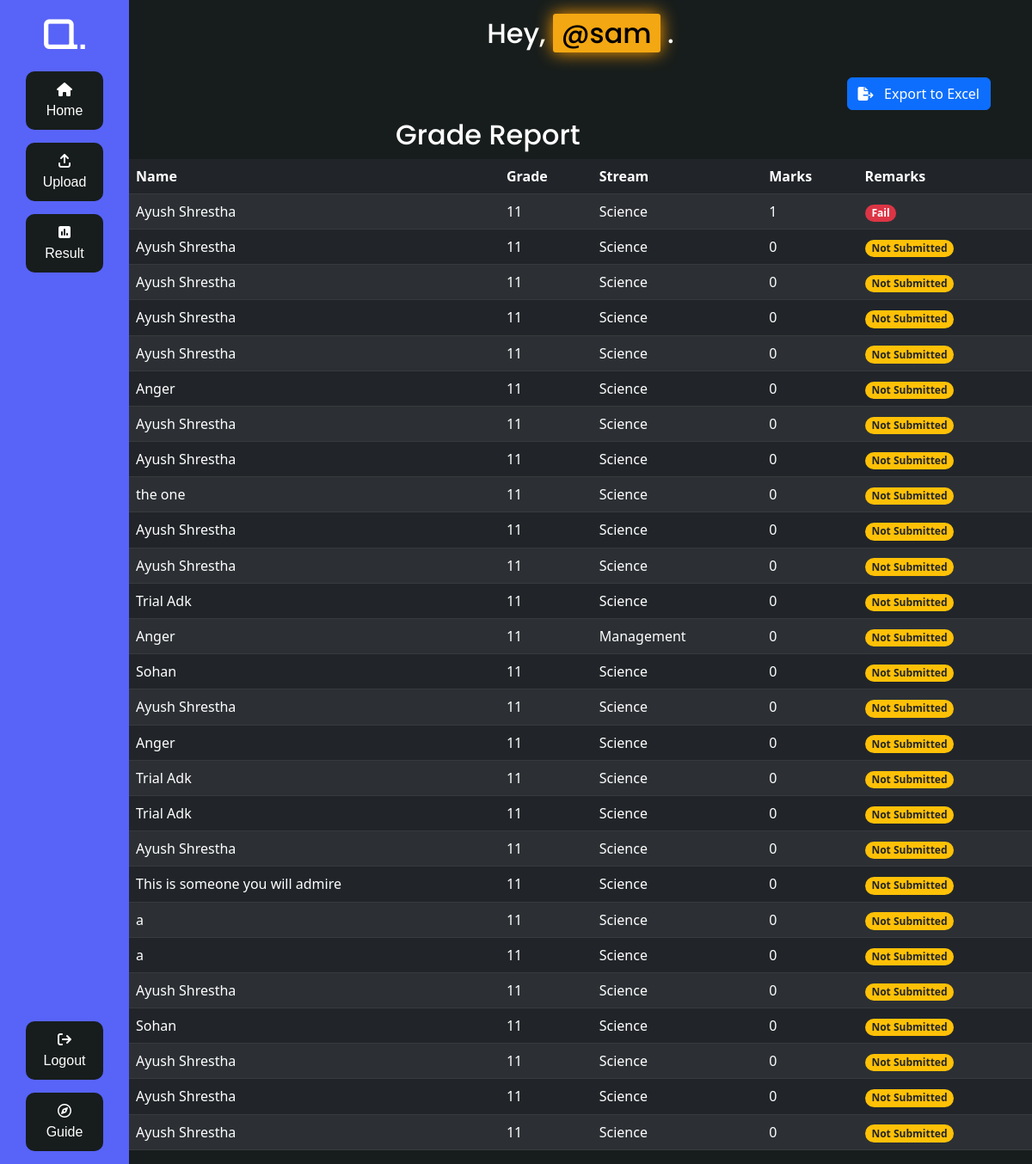
Page /adminPage/result (signed in) on the committed database.
### validator/models.py (models this page shows, shortened)
class CustomUser(AbstractUser):
    first_name = models.CharField(max_length=50, unique=True,error_messages={
            'blank': 'This field cannot be blank. Please provide Institution code.',
            'invalid': 'Please enter a valid value for this field.',
            'unique': 'Provided code is already in use. Try new one',})
    active_portals = models.JSONField(default=default_portals_dict,null=True)

### StPage/models.py (models this page shows, shortened)
class StInfoModels(models.Model):
    Choice = [
        (1,"Science"),
        (2,"Management")
    ]
    User = models.ForeignKey(CustomUser,on_delete=models.CASCADE)
    Name = models.CharField(max_length=100)
    Stream = models.IntegerField(choices=Choice)
    AdInsCode = models.CharField(max_length=10)
    MarksAch = models.IntegerField(null=True,default=0)
    Touched_Status = models.BooleanField(default=False)
    Grade = models.IntegerField(default=0)
    Pass=models.BooleanField(null=True)

### TeacherAdmin/views.py (the view)
# urls.py: path("result",views.show_result,name ="result"),
def show_result(req):
    user=req.user
    if not user.is_anonymous:
        AdminUser = AdminInfo.objects.filter(user=user).last()
        if AdminUser is not None:
            List_St = StInfoModels.objects.filter(User=user)
            if List_St.exists():
                context={
                    "ListSt":List_St,
                    "Student_exists_msg": None
                }
            else:
                context={
                    "Student_exists_msg": "No Student exists yet."
                }
        else:
            context={
                "Student_exists_msg":"Admin doesn't exists."
            }
        return render(req,"TeacherAdmin/result.html",context)
    else:
        return redirect("validator/")

### TeacherAdmin/templates/TeacherAdmin/result.html (shortened to what this page needs)
{% extends 'TeacherAdmin/base.html' %}
{% load static %}
{% load crispy_forms_tags %}
{% block content %}
<div class="main">
  <h1>Hey, <span class="span">@{{user.username}}</span> .</h1>
  <br>
  <button class="btn btn-primary float-end mb-5 me-5" onclick="exportToExcel('xlsx')"> <i class="fa-solid fa-file-export"></i> &nbsp Export to Excel </button>
  <br><br>
  <h1>  Grade Report  </h1>
  {% if Student_exists_msg is None %}
  <table class="table table-dark table-dark table-striped table-hover " id="ReportTable" >
    <thead>
      <tr>
        <th>Name</th>
        <th>Grade</th>
        <th>Stream</th>
        <th>Marks</th>
        <th>Remarks</th>
      </tr>
    </thead>
    <tbody>
      {% for item in ListSt%}
      <tr class="table-dark">
        <td>{{ item.Name }}</td>
        <td>{{item.Grade}}</td>
        {% if item.Stream == 1 %}
        <td>Science</td>
        {% else %}
        <td>Management</td>
        {% endif %}
        <td>{{ item.MarksAch }}</td>
        {% if item.Pass %}
        <td><span class="badge bg-success">Pass</span></td>
        {% elif item.Pass == False %}
        <td><span class="badge rounded-pill bg-danger">Fail</span>
          {% else %}
        <td><span class="badge rounded-pill bg-warning text-dark">Not Submitted</span>
        </td>
        {% endif %}
      </tr>
      {% endfor %}
    </tbody>
  </table>
  {% else %}
  <h1>No student </h1>
  {% endif %}
</div>
{% endblock %}

### TeacherAdmin/templates/TeacherAdmin/base.html (style rules this page uses)
:root { --black: #171D1C; --blue: #5863F8; --yellow: #F3A712; --red: #FF331F; }
* { margin: 0px; padding: 0px; box-sizing: border-box;; }

### TeacherAdmin/templates/TeacherAdmin/result.html (style rules this page uses)
body { height: max-content; }
.main { margin: 20px auto 0px auto; }
.main>h1 { text-align: center; font-family: 'Poppins', sans-serif; font-size: 2rem; }
.main>h1>.span { background-color: var(--yellow); color: black; border-radius: 3px; box-shadow: 0px 0px 20px rgb(255, 157, 0); padding: 0px 10px; }

### rows in the picture
CustomUser: username "sam"
StInfoModels: Name "Ayush Shrestha", Grade "11", Stream "Science", MarksAch "1", Pass "Fail"
StInfoModels: Name "Ayush Shrestha", Grade "11", Stream "Science", MarksAch "0", shows "Not Submitted"
StInfoModels: Name "Ayush Shrestha", Grade "11", Stream "Science", MarksAch "0", shows "Not Submitted"
StInfoModels: Name "Ayush Shrestha", Grade "11", Stream "Science", MarksAch "0", shows "Not Submitted"
StInfoModels: Name "Ayush Shrestha", Grade "11", Stream "Science", MarksAch "0", shows "Not Submitted"
StInfoModels: Name "Anger", Grade "11", Stream "Science", MarksAch "0", shows "Not Submitted"
StInfoModels: Name "Ayush Shrestha", Grade "11", Stream "Science", MarksAch "0", shows "Not Submitted"
StInfoModels: Name "Ayush Shrestha", Grade "11", Stream "Science", MarksAch "0", shows "Not Submitted"
StInfoModels: Name "the one", Grade "11", Stream "Science", MarksAch "0", shows "Not Submitted"
StInfoModels: Name "Ayush Shrestha", Grade "11", Stream "Science", MarksAch "0", shows "Not Submitted"
StInfoModels: Name "Ayush Shrestha", Grade "11", Stream "Science", MarksAch "0", shows "Not Submitted"
StInfoModels: Name "Trial Adk", Grade "11", Stream "Science", MarksAch "0", shows "Not Submitted"
StInfoModels: Name "Anger", Grade "11", Stream "Management", MarksAch "0", shows "Not Submitted"
StInfoModels: Name "Sohan", Grade "11", Stream "Science", MarksAch "0", shows "Not Submitted"
StInfoModels: Name "Ayush Shrestha", Grade "11", Stream "Science", MarksAch "0", shows "Not Submitted"
StInfoModels: Name "Anger", Grade "11", Stream "Science", MarksAch "0", shows "Not Submitted"
StInfoModels: Name "Trial Adk", Grade "11", Stream "Science", MarksAch "0", shows "Not Submitted"
StInfoModels: Name "Trial Adk", Grade "11", Stream "Science", MarksAch "0", shows "Not Submitted"
StInfoModels: Name "Ayush Shrestha", Grade "11", Stream "Science", MarksAch "0", shows "Not Submitted"
StInfoModels: Name "This is someone you will admire", Grade "11", Stream "Science", MarksAch "0", shows "Not Submitted"
StInfoModels: Name "a", Grade "11", Stream "Science", MarksAch "0", shows "Not Submitted"
StInfoModels: Name "a", Grade "11", Stream "Science", MarksAch "0", shows "Not Submitted"
StInfoModels: Name "Ayush Shrestha", Grade "11", Stream "Science", MarksAch "0", shows "Not Submitted"
StInfoModels: Name "Sohan", Grade "11", Stream "Science", MarksAch "0", shows "Not Submitted"
StInfoModels: Name "Ayush Shrestha", Grade "11", Stream "Science", MarksAch "0", shows "Not Submitted"
StInfoModels: Name "Ayush Shrestha", Grade "11", Stream "Science", MarksAch "0", shows "Not Submitted"
StInfoModels: Name "Ayush Shrestha", Grade "11", Stream "Science", MarksAch "0", shows "Not Submitted"
